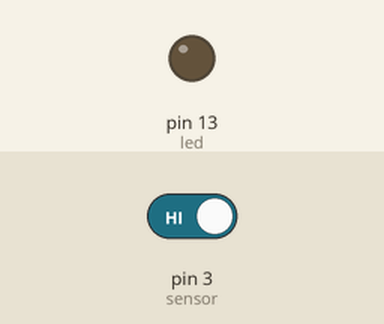
This sketch was run on a simulated Arduino Uno, built with avr-gcc and run on an emulated ATmega328P. Parts: output pins drawn as LEDs (lit = HIGH). Inputs (shaded band) come from the test bench; at power-on: pin 3 (sensor) HIGH.

Above: at 1.2 s.
1.3 s: pin 3 (sensor) driven LOW
At 2.0 s:
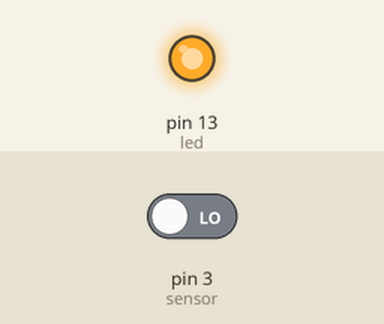
2.8 s: pin 3 (sensor) driven HIGH
At 3.2 s:
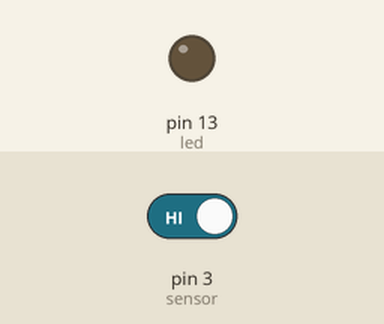
Timing chart, 0 to 5.8 s (numbered marks = the images above; inputs shaded):
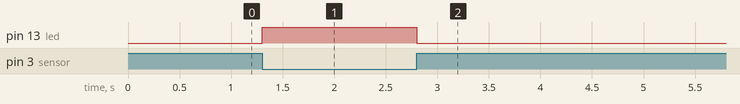

Measured:
- after the input at 1.3 s, pin 13 (led): LOW → HIGH at once
- after the input at 2.8 s, pin 13 (led): HIGH → LOW at once

The sketch:

MAGNET_SENSOR.ino
```cpp
int led = 13;//LED pin
int sensor = 3; //sensor pin
int val; //numeric variable

void setup()
{
	pinMode(led, OUTPUT); //set LED pin as output
	pinMode(sensor, INPUT); //set sensor pin as input
}

void loop()
{
	val = digitalRead(sensor); //Read the sensor
	if(val == LOW) //when magnetic field is detected, turn led on
	{
		digitalWrite(led, HIGH);
	}
	else
	{
		digitalWrite(led, LOW);
	}

}
```
